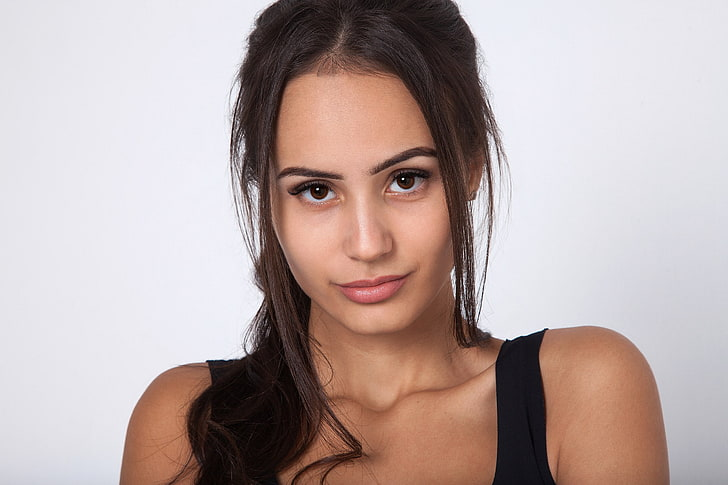
#> input picture demo/oin.jpg, 728 x 485 px, found by its file name
$ python 5.face.py
#> lines starting #> are read from the running program, lines starting #| are printed output that depends on the picture; after the words box and inside, x2 and y2 are one past the last pixel; in counts of white or black regions, pixels touching at a corner belong together
import cv2

faceCascade= cv2.CascadeClassifier("haarcascades\haarcascade_frontalface_default.xml")      #reading the trained model of face

img = cv2.imread('demo\oin.jpg')
#> img is the input picture: shape (485, 728, 3); mean B, G, R 165.3, 167.9, 184.8
imgGray = cv2.cvtColor(img,cv2.COLOR_BGR2GRAY)              #converting the image to grayscale
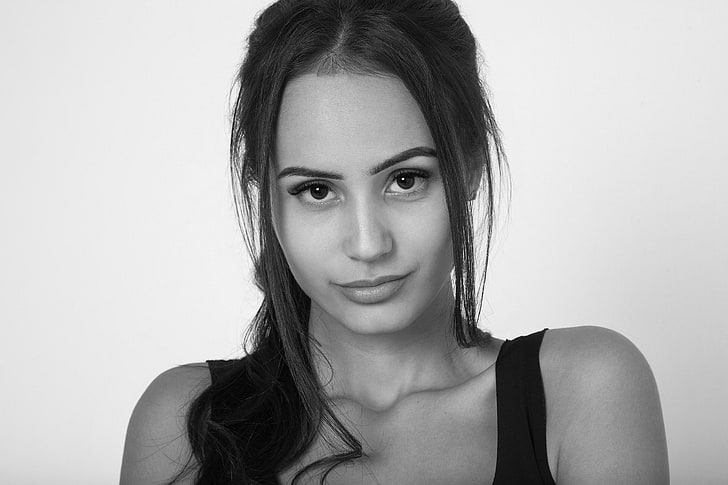
#> imgGray: shape (485, 728); min 0, max 255, mean 172.6

faces = faceCascade.detectMultiScale(imgGray,2,2)           #detecting the co-ordinates of strt and end position of
#> faces = [[264, 120, 192, 192]]

for (x,y,w,h) in faces:
    cv2.rectangle(img,(x,y),(x+w,y+h),(255,0,0),2)
#> this loop made 1 pass
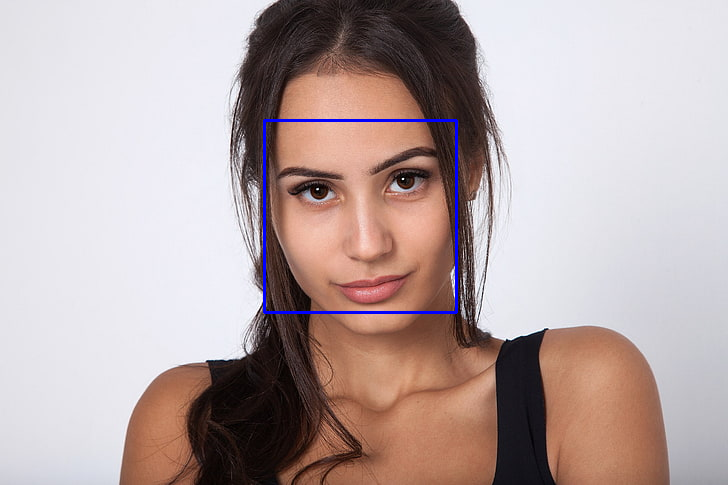
#> img: shape (485, 728, 3); 0.65% of pixels changed, all inside (x1, y1, x2, y2) = (263, 119, 458, 314)


cv2.imshow("Result", img)
cv2.waitKey(0)

$ run again, with demo/cat.jpg copied over demo/oin.jpg
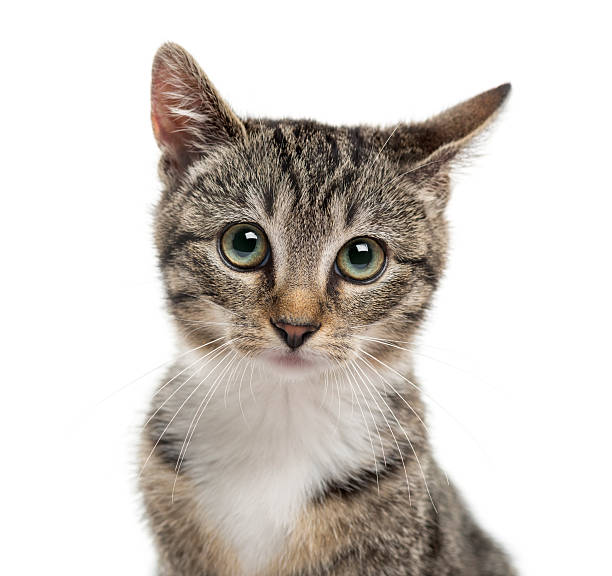
#> input picture demo/cat.jpg, 612 x 576 px, found by its file name
#> img is the input picture: shape (576, 612, 3); mean B, G, R 200.9, 206.1, 211.7
#> `imgGray = cv2.cvtColor(img,cv2.COLOR_BGR2GRAY)`:
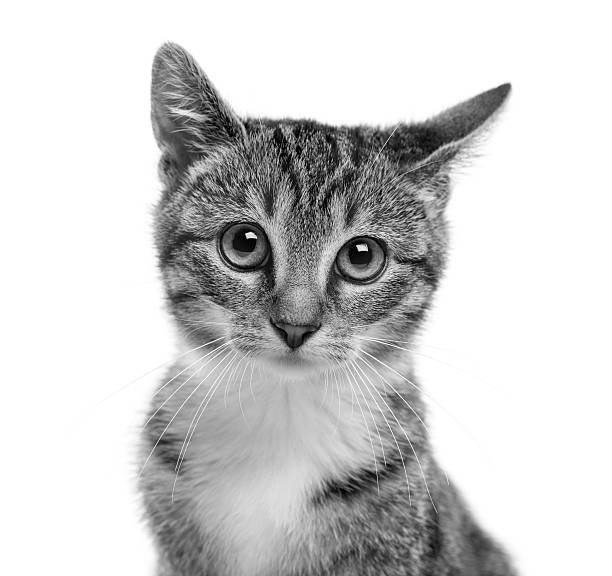
#> imgGray: shape (576, 612); min 0, max 255, mean 207.2
#> faces = ()

$ run again, with demo/OIP.png saved as demo/oin.jpg
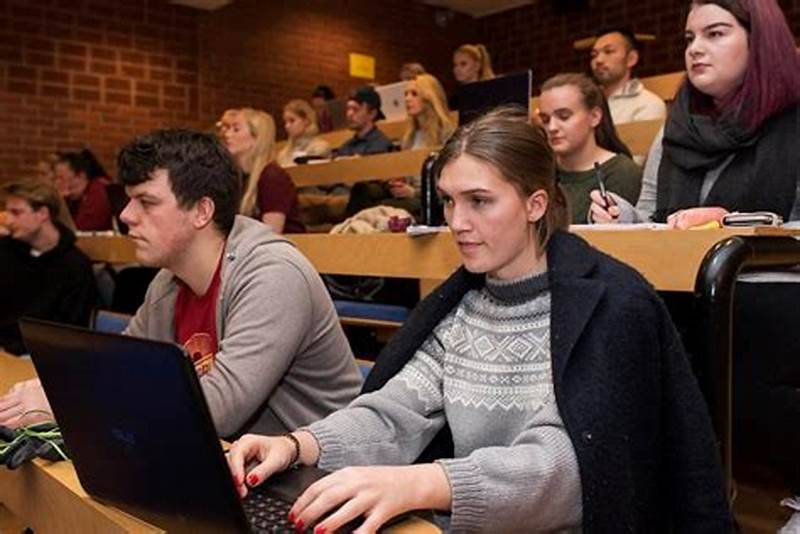
#> input picture demo/OIP.png, 800 x 534 px, found by its file name
#> img is the input picture: shape (534, 800, 3); mean B, G, R 52.5, 61.9, 87.5
#> `imgGray = cv2.cvtColor(img,cv2.COLOR_BGR2GRAY)`:
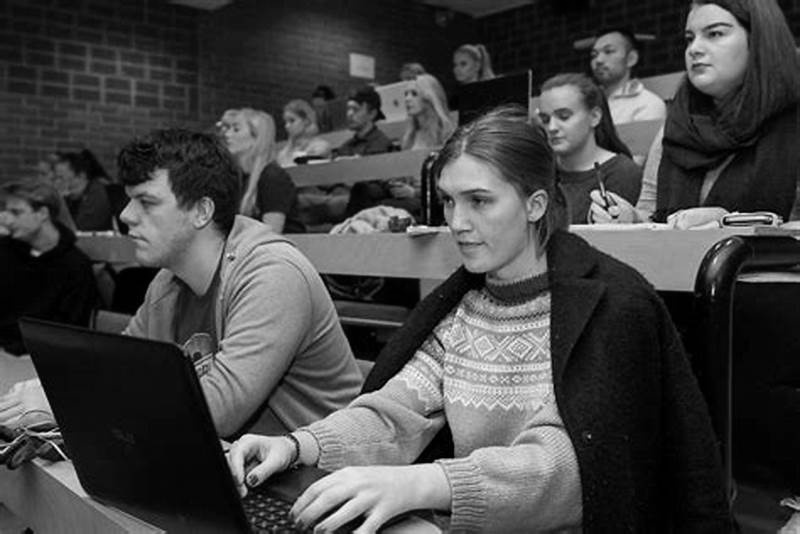
#> imgGray: shape (534, 800); min 0, max 254, mean 68.5
#> faces = ()
